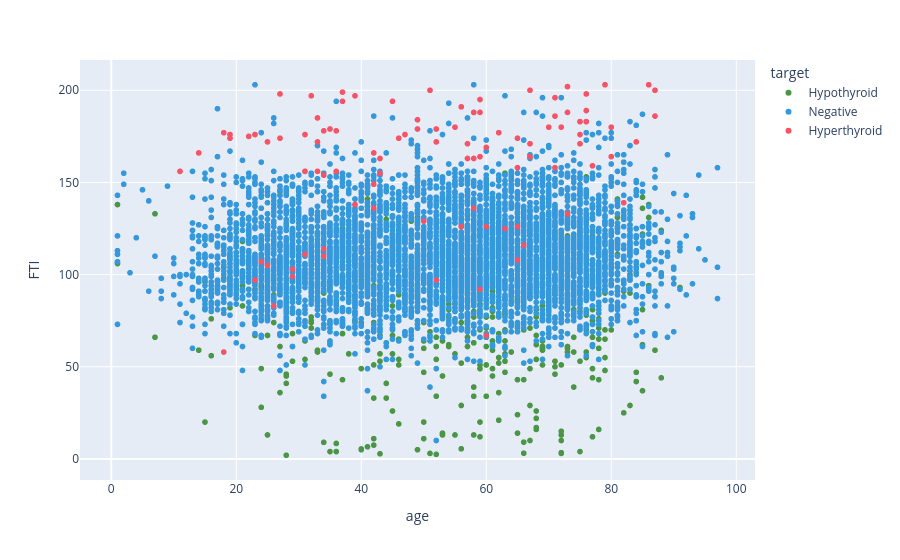

Source (notebook cell):
### Markdown cell above
##### Plot of Age vs FTI with Target Labels

### Code cell
fig1 = px.scatter(data, x='age', y='FTI', color='target', color_discrete_map={'Hypothyroid': '#4b9546', 'Hyperthyroid': '#F65366', 'Negative': '#3498db'})
fig1.show()

### Figure 1 — Plotly figure (JSON) as saved in the notebook; plotly's stock layout.template omitted (floating-point values rounded to 4 significant figures; data arrays with more than 128 entries replaced by an {"elided": "..."} marker saying what was removed)
{"data": [{"hovertemplate": "target=Hypothyroid<br>age=%{x}<br>FTI=%{y}<extra></extra>", "legendgroup": "Hypothyroid", "marker": {"color": "#4b9546", "symbol": "circle"}, "mode": "markers", "name": "Hypothyroid", "showlegend": true, "type": "scattergl", "x": {"elided": "511 int values"}, "xaxis": "x", "y": {"elided": "511 float values"}, "yaxis": "y"}, {"hovertemplate": "target=Negative<br>age=%{x}<br>FTI=%{y}<extra></extra>", "legendgroup": "Negative", "marker": {"color": "#3498db", "symbol": "circle"}, "mode": "markers", "name": "Negative", "showlegend": true, "type": "scattergl", "x": {"elided": "5890 int values"}, "xaxis": "x", "y": {"elided": "5890 int values"}, "yaxis": "y"}, {"hovertemplate": "target=Hyperthyroid<br>age=%{x}<br>FTI=%{y}<extra></extra>", "legendgroup": "Hyperthyroid", "marker": {"color": "#F65366", "symbol": "circle"}, "mode": "markers", "name": "Hyperthyroid", "showlegend": true, "type": "scattergl", "x": [75, 86, 34, 58, 32, 14, 23, 35, 27, 25, 82, 59, 24, 29, 80, 31, 34, 31, 59, 22, 31, 73, 37, 47, 46, 87, 33, 80, 34, 60, 11, 87, 18, 19, 58, 26, 71, 59, 70, 33, 58, 65, 60, 65, 39, 77, 57, 55, 79, 63, 49, 72, 18, 29, 76, 71, 59, 52, 56, 34, 75, 51, 50, 56, 76, 73, 60, 42, 52, 42, 65, 49, 34, 27, 75, 36, 57, 45, 62, 52, 67, 23, 67, 76, 66, 42, 76, 84, 36, 71, 33, 39, 73, 67, 37, 43, 25, 65, 19, 43], "xaxis": "x", "y": [176, 203, 154, 163, 197, 166, 176, 179, 174, 172, 139, 188, 107, 103, 180, 176, 154, 156, 92, 175, 111, 188, 194, 176, 174, 186, 172, 164, 110, 67, 156, 200, 177, 174, 136, 83, 196, 164, 180, 185, 188, 108, 126, 126, 197, 159, 171, 180, 203, 125, 179, 180, 58, 99, 183, 186, 195, 172, 191, 178, 171, 200, 129, 126, 189, 133, 169, 149, 179, 136, 174, 184, 114, 198, 183, 178, 163, 194, 177, 97, 164, 97, 200, 198, 116, 166, 183, 172, 156, 158, 156, 138, 202, 171, 199, 155, 105, 158, 176, 163], "yaxis": "y"}], "layout": {"legend": {"title": {"text": "target"}, "tracegroupgap": 0}, "margin": {"t": 60}, "xaxis": {"anchor": "y", "domain": [0, 1], "title": {"text": "age"}}, "yaxis": {"anchor": "x", "domain": [0, 1], "title": {"text": "FTI"}}}}
